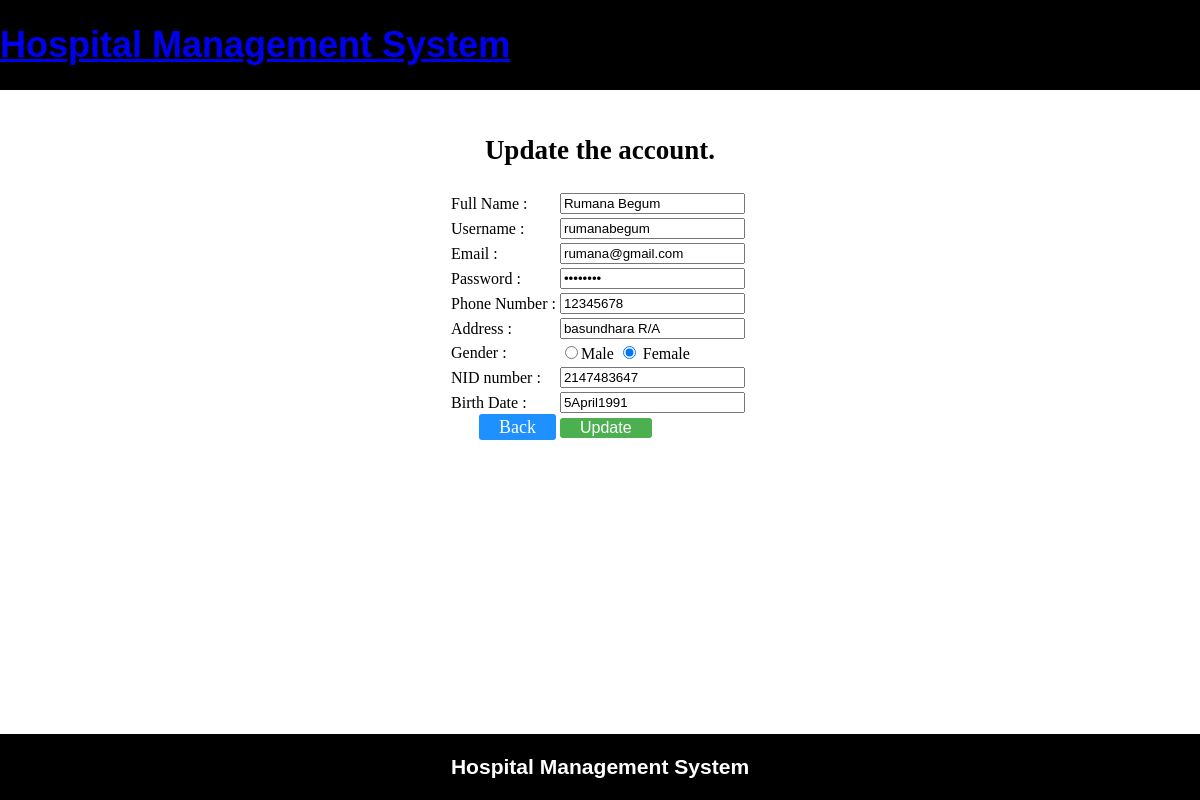
/project/editPatient.php?id=2 (signed in), run on the app's committed database.
### tables this page shows
CREATE TABLE `patient` (
  `Id` int(11) NOT NULL,
  `Name` varchar(20) NOT NULL,
  `Username` varchar(20) NOT NULL,
  `Email` varchar(30) NOT NULL,
  `Password` varchar(20) NOT NULL,
  `Phone` varchar(15) NOT NULL,
  `Address` varchar(50) NOT NULL,
  `Gender` varchar(10) NOT NULL,
  `NID` int(20) NOT NULL,
  `DOB` varchar(20) NOT NULL,
  `Report` varchar(50) DEFAULT NULL,
  `Feedback` varchar(50) DEFAULT NULL
);

### project/models/db_config.php (called while the page is built, shortened)
<?php
	$db_server="localhost";
	$db_uname="root";
	$db_pass="";
	$db_name="hms";
	function get($query)
	{
		global $db_server,$db_uname,$db_name,$db_pass;
		$conn=mysqli_connect($db_server,$db_uname,$db_pass,$db_name);
		$data=array();
		if($conn)
		{
			$result=mysqli_query($conn,$query);
			while ($row=mysqli_fetch_assoc($result)) {
				$data[]=$row;
			}
		}
		return $data;
	}
?>

### project/controllers/patientController.php (called while the page is built, shortened)
<?php
	include 'models/db_config.php';
	function getPatient($id)
	{
		$query="select * from patient where id=$id";
		$rs=get($query);
		return $rs[0];
	}
?>

### project/editPatient.php (the view, shortened to what this page needs)
<?php
	require_once 'controllers/patientController.php';
	require_once 'header.php';
		$id=$_GET["id"];
	$s=getPatient($id);
?>
	<form action="" method="post">
		<h2 align="center"> Update the account.</h2>
		<table align="center">
		<tr>
			<td>Full Name :</td>
			<td><input type="text" name="name" value="<?php echo $s["Name"];?>" ></td>
			<td><span> <?php echo $err_name;?> </span></td>
		</tr>
		<tr>
			<td>Username :</td>
			<td><input type="text" name="uname" value="<?php echo $s["Username"];?>" ></td>
			<td><span> <?php echo $err_uname;?> </span></td>
		</tr>
		<tr>
			<td>Email :</td>
			<td><input type="text" name="email" value="<?php echo $s["Email"]; ?>"> </td>
			<td><span> <?php echo $err_email;?> </span></td>
		</tr>
		<tr>
			<td>Password :</td>
			<td><input type="password" name="password" value="<?php echo $s["Password"];?>"> </td>
			<td><span> <?php echo $err_password;?> </span></td>
		</tr>
		<tr>
			<td>Phone Number :</td>
			<td><input type="text" name="phone" value="<?php echo $s["Password"];?>"> </td>
			<td><span> <?php echo $err_phone;?> </span></td>
		</tr>
		<tr>
			<td>Address :</td>
			<td><input type="text" name="address" value="<?php echo $s["Address"];?>"> </td>
			<td><span> <?php echo $err_address;?> </span></td>
		</tr>
		<tr>
			<td>Gender :</td>
			<td>
			<input type="radio" name="gender" value="Male"<?php if ($s["Gender"]=="Male") echo "checked";?>>Male
			<input type="radio" name="gender" value="Female"<?php if ($s["Gender"]=="Female") echo "checked";?>> Female</td>
			<td><span> <?php echo $err_gender;?> </span></td>
		</tr>
		<tr>
			<td>NID number :</td>
			<td><input type="text" name="nid" value="<?php echo $s["NID"];?>"> </td>
			<td><span> <?php echo $err_nid;?> </span></td>
		</tr>
		<tr>
			<td>Birth Date :</td>
			<td><input type="text" name="dob" value="<?php echo $s["DOB"];?>"> </td>
		</tr>
		<tr>
			<td align="right"><a class="btn" href="adminDashboard.php">Back</a></td>
			<td align="left"><input class="Button" type="submit" name="update" value="Update"></td>
		</tr>
	</table>
	</form>
	<br><br>
<?php require_once 'footer.php'; ?>

### project/styles/mystyles.css (style rules this page uses)
.btn { background-color: DodgerBlue; border: none; color: white; padding: 3px 20px; font-size: 18px; cursor: pointer; text-decoration: none; border-radius: 3px; }
.Button { background-color: #4CAF50; border: none; color: white; padding: 1px 20px; font-size: 16px; cursor: pointer; text-decoration: none; border-radius: 3px; }

### project/header.php (style rules this page uses)
body { font-size: 18px; }

### data on the page
patient: name "Rumana Begum", uname "rumanabegum", email "rumana@gmail.com", phone "12345678", address "basundhara R/A", Gender "☑", nid "2147483647", dob "5April1991"
